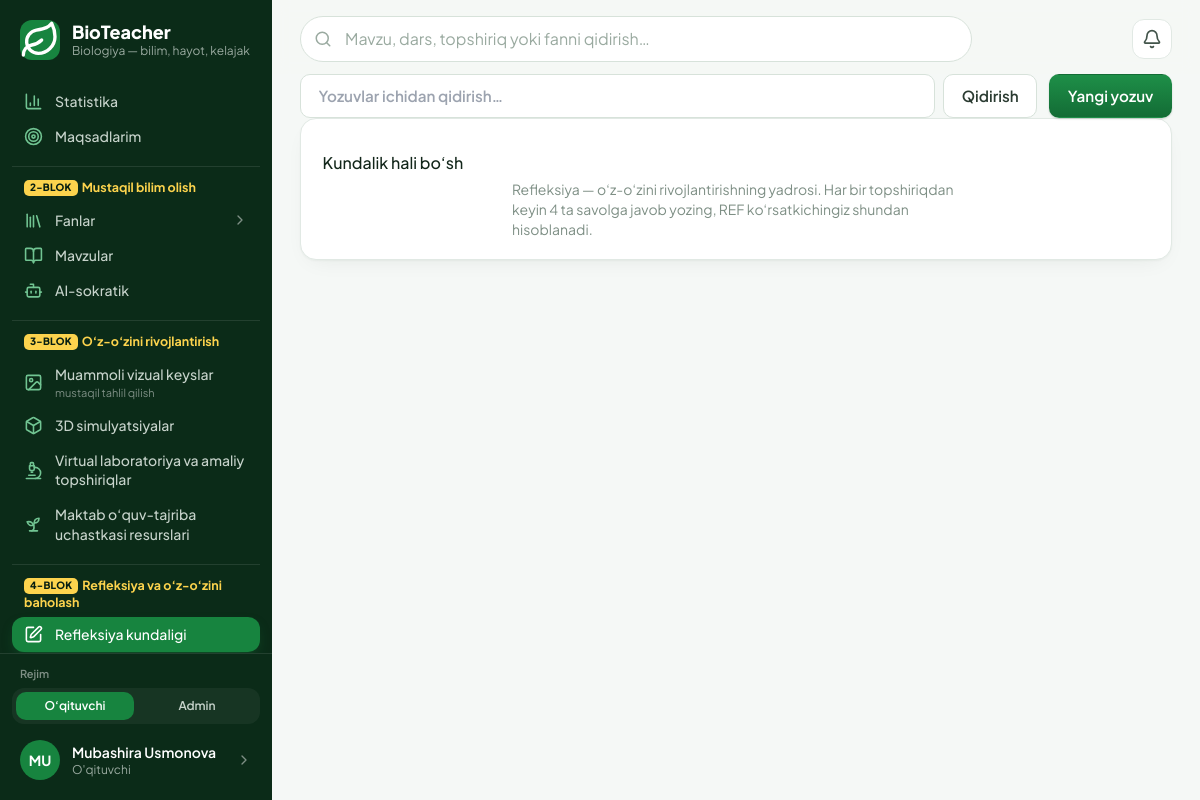
Screenshot of /refleksiya/ (signed in) with the database file from the repository.
### accounts/models.py (models this page shows, shortened)
class MenuItem(models.Model):
    key = models.CharField("band kaliti", max_length=60, unique=True)
    group = models.ForeignKey(
        "MenuGroup", on_delete=models.CASCADE, null=True, related_name="items", verbose_name="blok",
    )
    parent = models.ForeignKey(
        "self", on_delete=models.CASCADE, null=True, blank=True, related_name="children",
        verbose_name="ota band",
    )
    order = models.PositiveSmallIntegerField("tartib", default=0)
    label = models.CharField("nom", max_length=60, blank=True, help_text="Bo'sh — sahifaning standart nomi.")
    page = models.CharField("sahifa", max_length=60, blank=True)
    url = models.CharField("havola", max_length=300, blank=True)
    icon = models.CharField("ikonka", max_length=20, blank=True, help_text="Bo'sh — sahifa ikonkasi.")
    hint = models.CharField("izoh", max_length=60, blank=True)
    class Meta:
        verbose_name = "menyu bandi"
        verbose_name_plural = "menyu bandlari"
        ordering = ["order", "id"]

class User(AbstractUser):
    email = models.EmailField("email", unique=True)
    email_verified = models.BooleanField("email tasdiqlangan", default=False)
    last_login_ip = models.GenericIPAddressField("oxirgi IP", null=True, blank=True)
    USERNAME_FIELD = "email"
    REQUIRED_FIELDS = []
    objects = UserManager()
    class Meta:
        verbose_name = "foydalanuvchi"
        verbose_name_plural = "foydalanuvchilar"

class Profile(SoftDeleteModel):
    user = models.OneToOneField(User, on_delete=models.CASCADE, related_name="profile")
    role = models.CharField("faol rol", max_length=20, choices=Role.choices, default=Role.TEACHER)
    roles = models.CharField("berilgan rollar", max_length=100, blank=True, default="")
    otm = models.CharField("OTM", max_length=200, blank=True)
    faculty = models.CharField("fakultet", max_length=200, blank=True)
    course = models.PositiveSmallIntegerField("kurs", null=True, blank=True)
    study_arm = models.CharField(
        "tadqiqot bo'linmasi", max_length=1, choices=StudyArm.choices, default=StudyArm.NONE,
    )
    phone = models.CharField("telefon", max_length=32, blank=True)
    avatar = models.ImageField("avatar", upload_to="avatars/%Y/%m/", blank=True)
    bio = models.TextField("qisqacha", blank=True)
    research_consent = models.BooleanField("tadqiqotda ishtirok roziligi", default=False)
    research_consent_at = models.DateTimeField(null=True, blank=True)
    respondent_id = models.UUIDField("respondent ID", default=uuid.uuid4, unique=True, editable=False)
    onboarding_done = models.BooleanField("onboarding tugallangan", default=False)
    class Meta:
        verbose_name = "profil"
        verbose_name_plural = "profillar"
    @property
    def role_list(self):
        granted = {r.strip() for r in self.roles.split(",") if r.strip()}
        granted.add(self.role)
        if self.user.is_superuser:
            granted.add(Role.ADMIN)
        return [r for r in Role.values if r in granted]
    @property
    def role_choices(self):
        return [(r, Role(r).label) for r in self.role_list]
    @property
    def has_multiple_roles(self):
        return len(self.role_list) > 1
    @property
    def is_admin(self):
        return self.role == Role.ADMIN

### reflection/views.py (the view)
# urls.py: path("", views.journal, name="journal"),
@login_required
def journal(request):
    entries = ReflectionEntry.objects.filter(user=request.user)
    query = request.GET.get("q", "").strip()
    tag = request.GET.get("tag", "").strip()
    if query:
        entries = entries.filter(
            Q(q1__icontains=query) | Q(q2__icontains=query) | Q(q3__icontains=query)
            | Q(q4__icontains=query) | Q(free_text__icontains=query)
        )
    if tag:
        entries = entries.filter(tags__icontains=tag)
    all_tags = set()
    for row in ReflectionEntry.objects.filter(user=request.user).values_list("tags", flat=True):
        all_tags.update(t.strip() for t in (row or "").split(",") if t.strip())
    return render(
        request,
        "reflection/journal.html",
        {"entries": entries[:100], "query": query, "tag": tag, "tags": sorted(all_tags)},
    )

### accounts/menu.py (called while the page is built)
def active_sections():
    from content.models import Section
    sections = list(Section.objects.filter(is_active=True).order_by("order", "title"))
    for section in sections:
        section.icon_name = SECTION_ICONS.get(section.slug, "leaf")
    return sections

def _resolve(item, sections):
    if item.page.startswith(SECTION_PREFIX):
        section = sections.get(item.page[len(SECTION_PREFIX):])
        if section is None:
            return None
        return {"href": reverse("content:section", args=[section.slug]), "label": section.title,
                "icon": section.icon_name, "page": {}, "slug": section.slug}
    if item.page:
        page = PAGES.get(item.page)
        if page is None:
            return None
        href = reverse(page["url"], args=[page["arg"]] if page.get("arg") else None) if page.get("url") else ""
        return {"href": href, "label": page["label"], "icon": page["icon"], "page": page, "slug": None}
    if item.url:
        return {"href": item.url, "label": item.url, "icon": "link", "page": {}, "slug": None}
    return None

def group_title(group):
    if group.title is not None:
        return group.title
    return DEFAULT_GROUPS.get(group.key, {}).get("title", "")

def _load(audience=None):
    from .models import MenuGroup, MenuItem
    if not MenuGroup.objects.exists():
        seed_defaults(MenuGroup, MenuItem)
    groups = MenuGroup.objects.order_by(F("order").asc(nulls_last=True), "id")
    if audience:
        groups = groups.filter(audience=audience)
    groups = list(groups)
    top, children = defaultdict(list), defaultdict(list)
    for item in MenuItem.objects.filter(group__in=groups).order_by("order", "id"):
        (children[item.parent_id] if item.parent_id else top[item.group_id]).append(item)
    return [(group, [(item, children[item.id]) for item in top[group.id]]) for group in groups]

def _current_section(request):
    match = getattr(request, "resolver_match", None)
    if match is None or match.namespace != "content":
        return None
    return match.kwargs.get("slug") if match.url_name == "section" else match.kwargs.get("section_slug")

### core/enums.py (called while the page is built)
def level_for(percent):
    value = max(0.0, min(100.0, float(percent or 0)))
    for threshold, code, name, wash, step in LEVEL_SCALE:
        if value >= threshold:
            return code, name, wash, step, LEVEL_HINTS[code]
    return "INITIAL", "Boshlang'ich", "scale-1", 1, LEVEL_HINTS["INITIAL"]

### templates/reflection/journal.html (shortened to what this page needs)
{% extends "base.html" %}
{% block content %}
<div class="">
  <div class="flex flex-wrap items-center gap-3">
    <form method="get" class="flex-1 min-w-[240px] flex gap-2">
      <input type="search" name="q" value="{{ query }}" placeholder="Yozuvlar ichidan qidirish…"
             class="flex-1 btn btn-quiet focus:border-brand-500 focus:ring-2 focus:ring-brand-200 focus:outline-none">
      <button class="btn btn-quiet">Qidirish</button>
    </form>
    <a href="{% url 'reflection:create_free' %}" class="btn btn-primary">Yangi yozuv</a>
  </div>
  <div class="space-y-3">
    {% for entry in entries %}
      <a href="{% url 'reflection:detail' entry.pk %}" class="block card card-p">
        <div class="flex items-center justify-between gap-3">
          <p class="text-xs text-slateg-500">
            {{ entry.created_at|date:"d.m.Y H:i" }} ·
            {% if entry.kind == 'TASK' %}{{ entry.submission.assignment.title|truncatechars:40 }}
            {% elif entry.kind == 'GOAL' %}Maqsad yakuni
            {% else %}Erkin yozuv{% endif %}
          </p>
          {% if entry.quality_score is not None %}
            <span class="rounded-full px-2 py-0.5 text-[11px] shrink-0
              {% if entry.quality_score >= 75 %}bg-brand-50 text-brand-700 border border-brand-200
              {% elif entry.quality_score >= 50 %}bg-amberx-50 text-amberx-600 border border-amberx-200
              {% else %}bg-rosex-50 text-rosex-700 border border-rosex-200{% endif %}">
              sifat {{ entry.quality_score|floatformat:0 }}%
            </span>
          {% endif %}
        </div>
        <p class="mt-2 text-sm text-slateg-700 leading-relaxed">{{ entry.preview }}</p>
        {% if entry.tag_list %}
          <div class="mt-2 flex flex-wrap gap-1.5">
            {% for t in entry.tag_list %}<span class="rounded-full bg-slateg-100 px-2 py-0.5 text-[11px] text-slateg-600">#{{ t }}</span>{% endfor %}
          </div>
        {% endif %}
      </a>
    {% empty %}
      <div class="section">
        <p class="mt-3 font-medium text-slateg-900">Kundalik hali bo‘sh</p>
        <p class="mt-1 text-sm text-slateg-500 max-w-md mx-auto">
          Refleksiya — o‘z-o‘zini rivojlantirishning yadrosi. Har bir topshiriqdan keyin
          4 ta savolga javob yozing, REF ko‘rsatkichingiz shundan hisoblanadi.
        </p>
      </div>
    {% endfor %}
  </div>
</div>
{% endblock %}

### templates/partials/rail.html (shortened to what this page needs)
{% load static %}
<div class="flex flex-col h-full w-full">
  <a href="{% url 'home:dashboard' %}" class="flex items-center gap-3 px-5 pt-5 pb-5">
    <span class="grid place-items-center w-10 h-10 rounded-xl bg-brand-600 text-white shrink-0">
    </span>
    <span class="min-w-0">
      <span class="block text-white text-lg font-extrabold leading-tight">BioTeacher</span>
      <span class="block text-xs text-slateg-400 truncate">Biologiya — bilim, hayot, kelajak</span>
    </span>
  </a>
  <nav class="flex-1 overflow-y-auto px-3 pb-3" aria-label="Asosiy menyu">
    {% if profile.is_admin %}{% with groups=rail_menu.admin %}{% include "partials/rail_groups.html" %}{% endwith %}
    {% else %}{% with groups=rail_menu.teacher %}{% include "partials/rail_groups.html" %}{% endwith %}
    {% endif %}
  </nav>
  <div class="border-t border-white/10 p-3">
    {% if profile.has_multiple_roles %}
      <form method="post" action="{% url 'accounts:switch_role' %}" class="mb-2">{% csrf_token %}
        <p class="px-2 mb-1.5 text-[11px] font-semibold text-slateg-500">Rejim</p>
        <div class="grid grid-cols-{{ profile.role_choices|length }} gap-1 rounded-xl bg-white/5 p-1" role="group" aria-label="Rolni almashtirish">
          {% for code, label in profile.role_choices %}
            <button name="role" value="{{ code }}"
                    {% if code == profile.role %}aria-pressed="true" disabled{% endif %}
                    class="rounded-lg px-2 py-1.5 text-xs font-semibold truncate
                      {% if code == profile.role %}bg-brand-600 text-white{% else %}text-slateg-300 hover:bg-white/10 hover:text-white{% endif %}">
              {% if code == 'ADMIN' %}Admin{% else %}O‘qituvchi{% endif %}
            </button>
          {% endfor %}
        </div>
      </form>
    {% endif %}
    <a href="{% url 'home:cabinet' %}"
       class="flex items-center gap-3 rounded-xl px-2 py-2 hover:bg-white/5 group">
      {% if profile.avatar %}
        <img src="{{ profile.avatar.url }}" alt="" class="w-10 h-10 rounded-full object-cover shrink-0">
      {% else %}
        <span aria-hidden="true" class="grid place-items-center w-10 h-10 rounded-full bg-brand-600 text-white text-sm font-bold shrink-0">
          {{ user.first_name|slice:":1"|upper|default:"B" }}{{ user.last_name|slice:":1"|upper }}
        </span>
      {% endif %}
      <span class="min-w-0 flex-1">
        <span class="block text-sm font-semibold text-white truncate">{{ user.get_full_name|default:user.email }}</span>
        <span class="block text-xs text-slateg-400">{{ profile.get_role_display }}</span>
      </span>
      <span class="text-slateg-500 group-hover:text-white shrink-0 w-4 h-4">
      </span>
    </a>
  </div>
</div>

### templates/partials/rail_item.html (shortened to what this page needs)
<a href="{{ href }}"
   {% if active %}aria-current="page"{% endif %}{% if external %} target="_blank" rel="noopener"{% endif %}
   class="flex items-center gap-3 rounded-xl px-3 py-2 text-sm font-medium
     {% if active %}bg-brand-600 text-white shadow-[0_6px_16px_-8px_rgba(23,132,63,.9)]{% else %}text-slateg-300 hover:bg-white/5 hover:text-white{% endif %}">
  <span class="shrink-0 w-[19px] h-[19px] grid place-items-center {% if not active %}text-brand-300{% endif %}">
  </span>
  <span class="flex-1 min-w-0">
    <span class="rail-label block leading-snug">{{ label }}</span>
    {% if hint %}
      <span class="block mt-0.5 text-[11px] font-normal leading-tight {% if active %}text-white/75{% else %}text-slateg-500{% endif %}">{{ hint }}</span>
    {% endif %}
  </span>
</a>

### templates/base.html (style rules this page uses)
:root { --brand: #17843F; --brand-dark: #116A33; --page: #F5F8F6; --line: #E1E9E4; }
html { -webkit-text-size-adjust: 100%; }
body { -webkit-font-smoothing: antialiased; }
.btn { display: inline-flex; align-items: center; justify-content: center; gap: .5rem; border-radius: 10px; padding: .62rem 1.1rem; font-weight: 600; font-size: .95rem; border: 1px solid transparent; cursor: pointer; transition: background .15s, border-color .15s; }
.btn-primary { background: linear-gradient(180deg,#1E8F48,#136C35); color:#fff; box-shadow: 0 1px 2px rgba(11,43,24,.18); }
.btn-quiet { background:#fff; color:#2A3B31; border-color:#D7E2DA; }
.section { background:#fff; border:1px solid var(--line); border-radius:16px; padding:1.25rem 1.35rem; margin-top:1.25rem; box-shadow: 0 1px 2px rgba(11,43,24,.04), 0 8px 24px -12px rgba(11,43,24,.10); }
.section:first-child { margin-top: 0; }
[class*="space-y-"] > .section { margin-top: 0; }

### rows the page displays
MenuItem: group "mustaqil tahlil qilish"
User: first_name "M", last_name "U", get_full_name "Mubashira Usmonova"
Profile: role "O'qituvchi"

### other values shown
{{ label }} "Statistika" "Maqsadlarim" "Mavzular" "AI-sokratik" "Muammoli vizual keyslar" "3D simulyatsiyalar" "Virtual laboratoriya va amaliy topshiriqlar" "Maktab o‘quv-tajriba uchastkasi resurslari" "Refleksiya kundaligi"
{{ group.badge }} "2-BLOK" "3-BLOK" "4-BLOK"
{{ group.text }} "Mustaqil bilim olish" "O‘z-o‘zini rivojlantirish" "Refleksiya va o‘z-o‘zini baholash"
{{ item.label }} "Fanlar"
